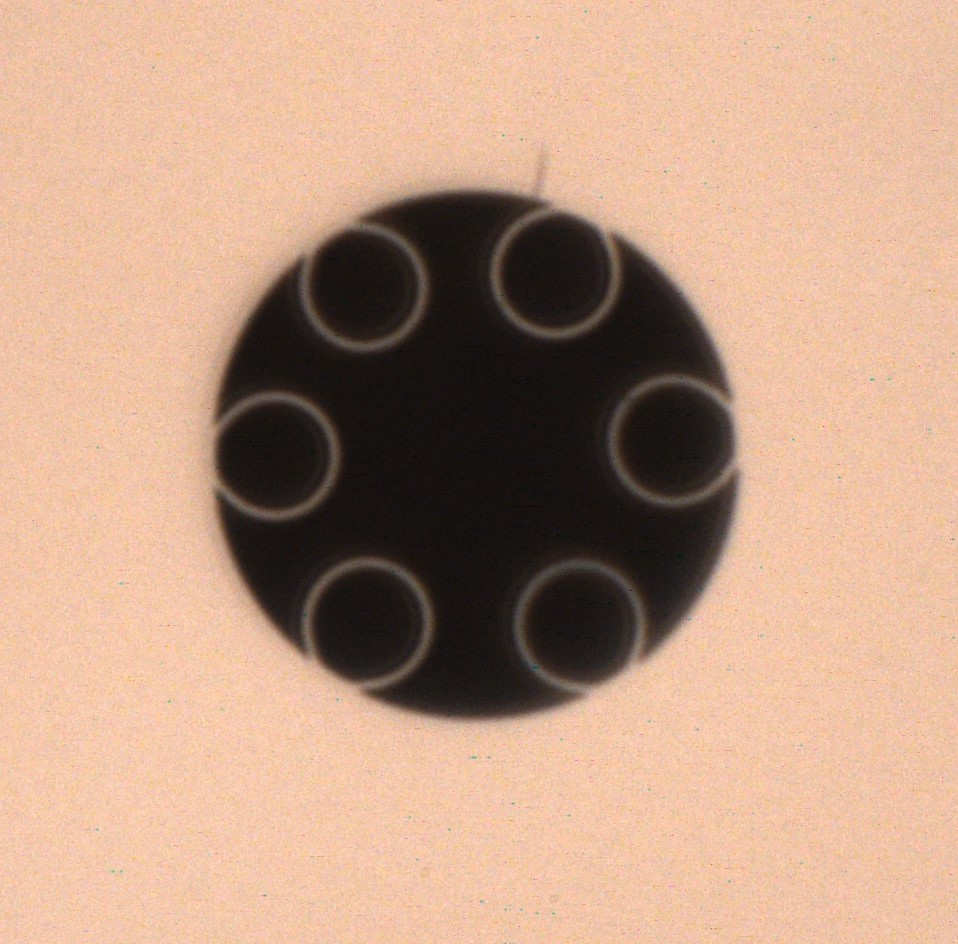
#> input picture KUVcrop.jpg, 958 x 944 px, given in place of KUV.jpg, which was not available
$ python cv2RotateOverlay.py
#> lines starting #> are read from the running program, lines starting #| are printed output that depends on the picture; pictures that were not available may be replaced by others from this repository, and a replacement may not be noted
import cv2
import numpy as np

dataD = {}

dataD['img1'] = cv2.imread("KUV.jpg",0)
dataD['img2'] = cv2.imread("KUVoffset.jpg",0)
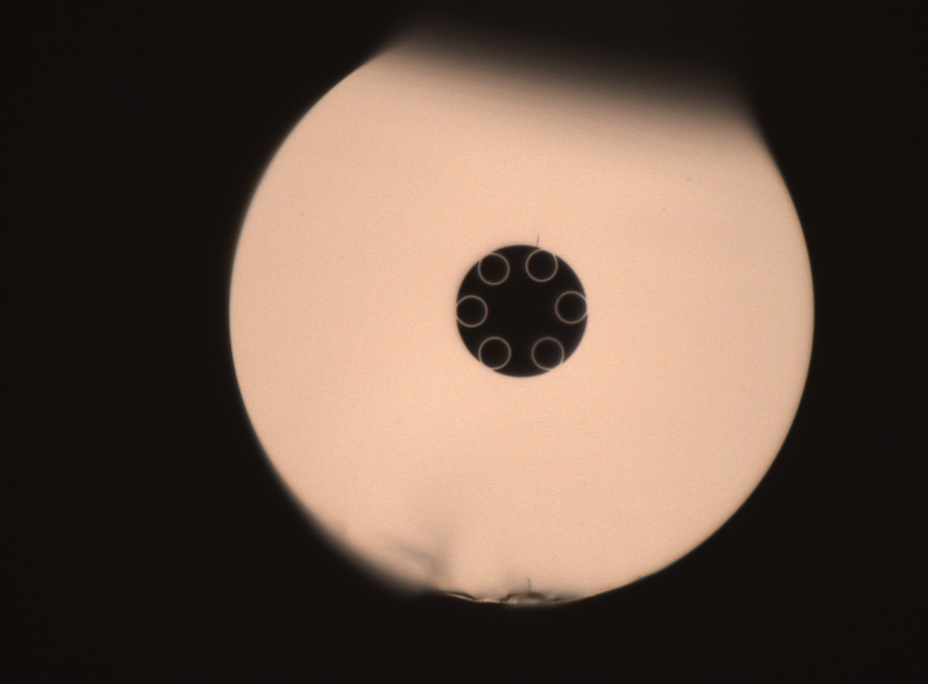
#> input picture KUVoffset.jpg, 3709 x 2734 px (shown at 1/4 size)

#overlay = cv2.addWeighted(dataD['img1'], 0.5, dataD['img2'], 0.7, 0)


img1 = dataD['img1'].copy()
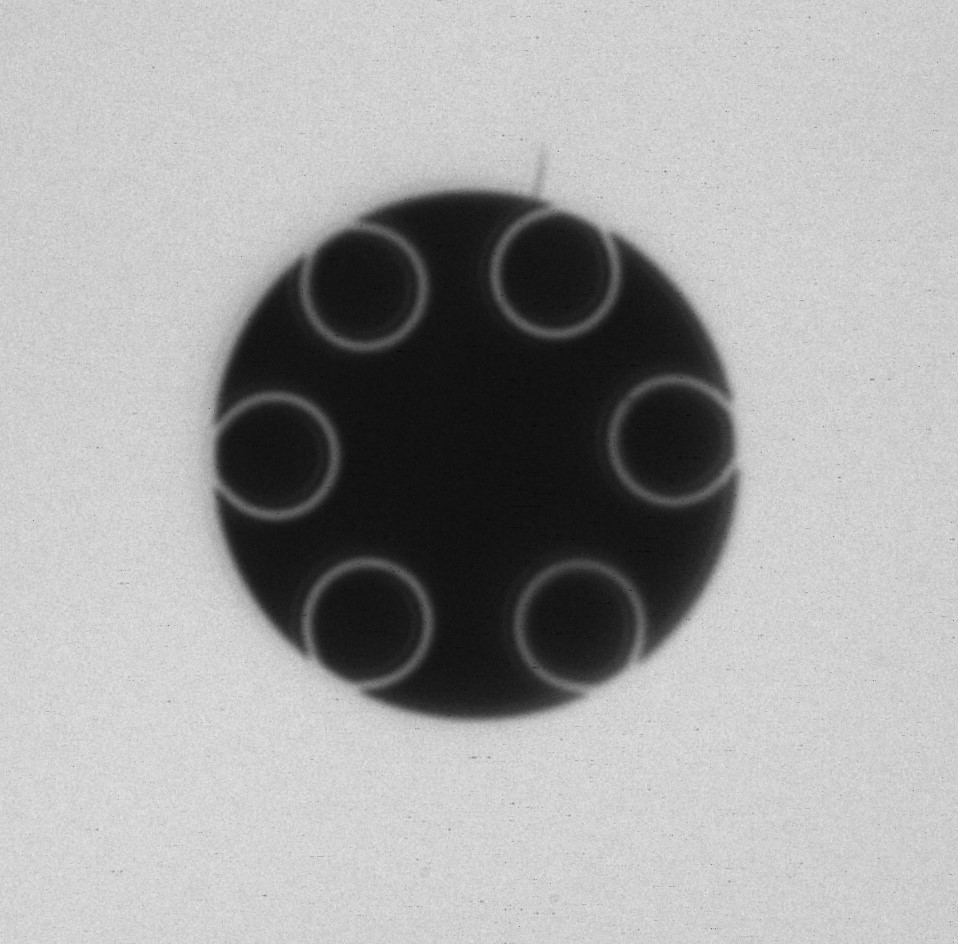
#> img1: shape (944, 958); min 5, max 235, mean 164.3
img2 = dataD['img2'].copy()
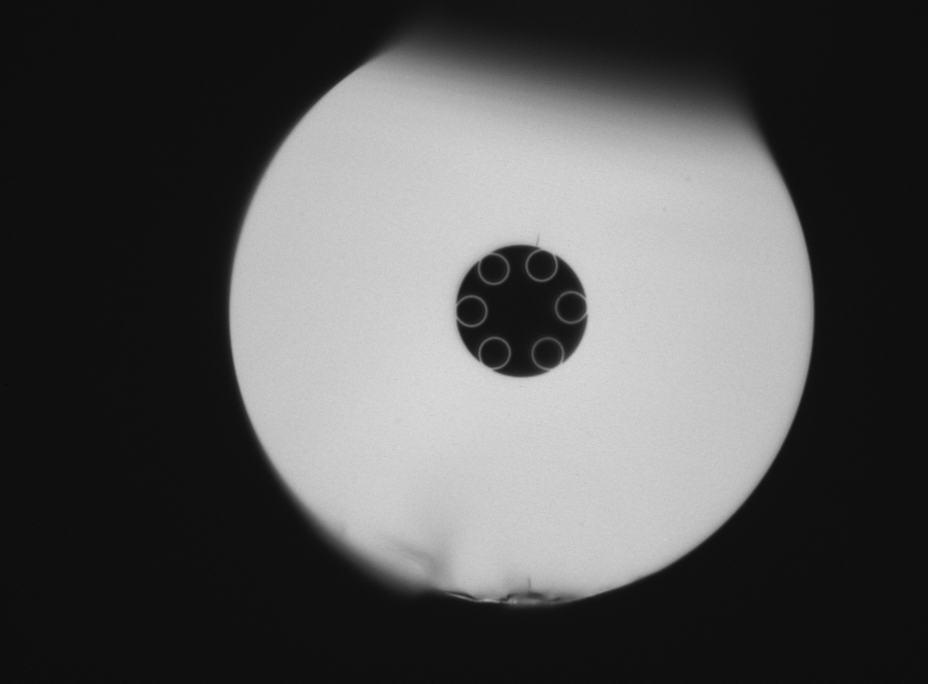
#> img2: shape (2734, 3709) (shown at 1/4 size); min 5, max 237, mean 84.4

xoff = yoff = 50
#> (the run stopped early here; a loop or call above may not have finished)
